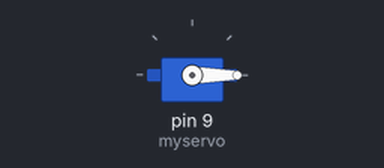
The sketch below on a simulated Arduino Uno, built with avr-gcc and run on an emulated ATmega328P. Shown: servo.

Above: at 0.05 s.
At 2.25 s:
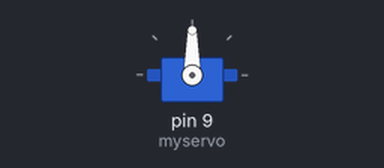
At 4.5 s:
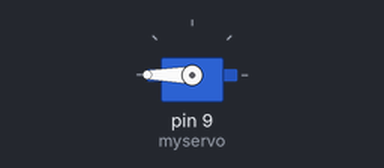
Timing chart, 0 to 5.9 s (numbered marks = the images above):
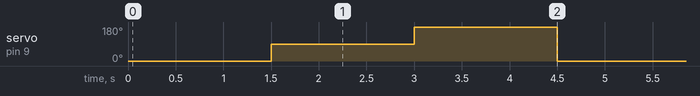

Measured:
- by itself, servo on pin 9 (myservo): repeats every 4.5 s: 180° 1.5 s, 0° 1.5 s, 90° 1.5 s

The sketch:

servo.ino
```cpp
#include <Servo.h>
Servo myservo;
int val;

void setup(){
  myservo.attach(9);
}

void loop(){
  val = 0;
  myservo.write(val);
  delay(1500);
  val = 90;
  myservo.write(val);
  delay(1500);
  val = 180;
  myservo.write(val);
  delay(1500);
}
```
